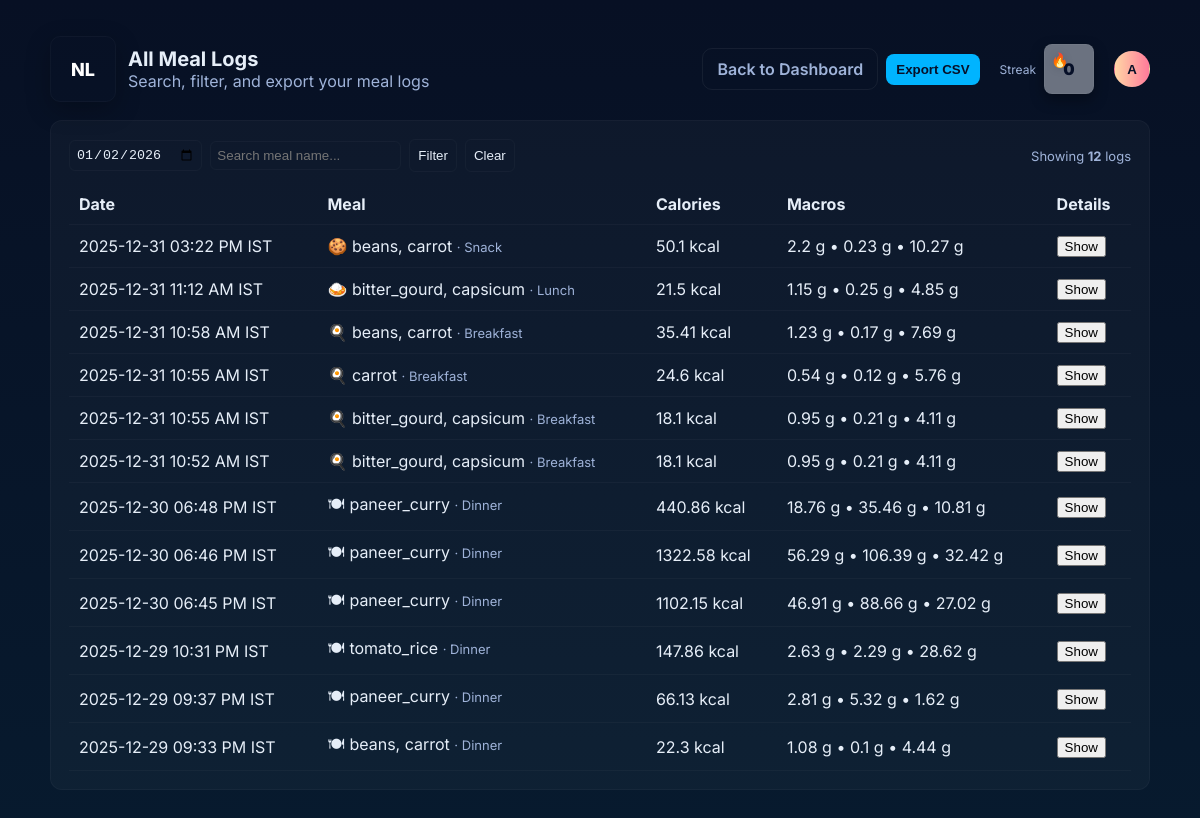
Page /analytics/logs/ (signed in) on the earlier database version.
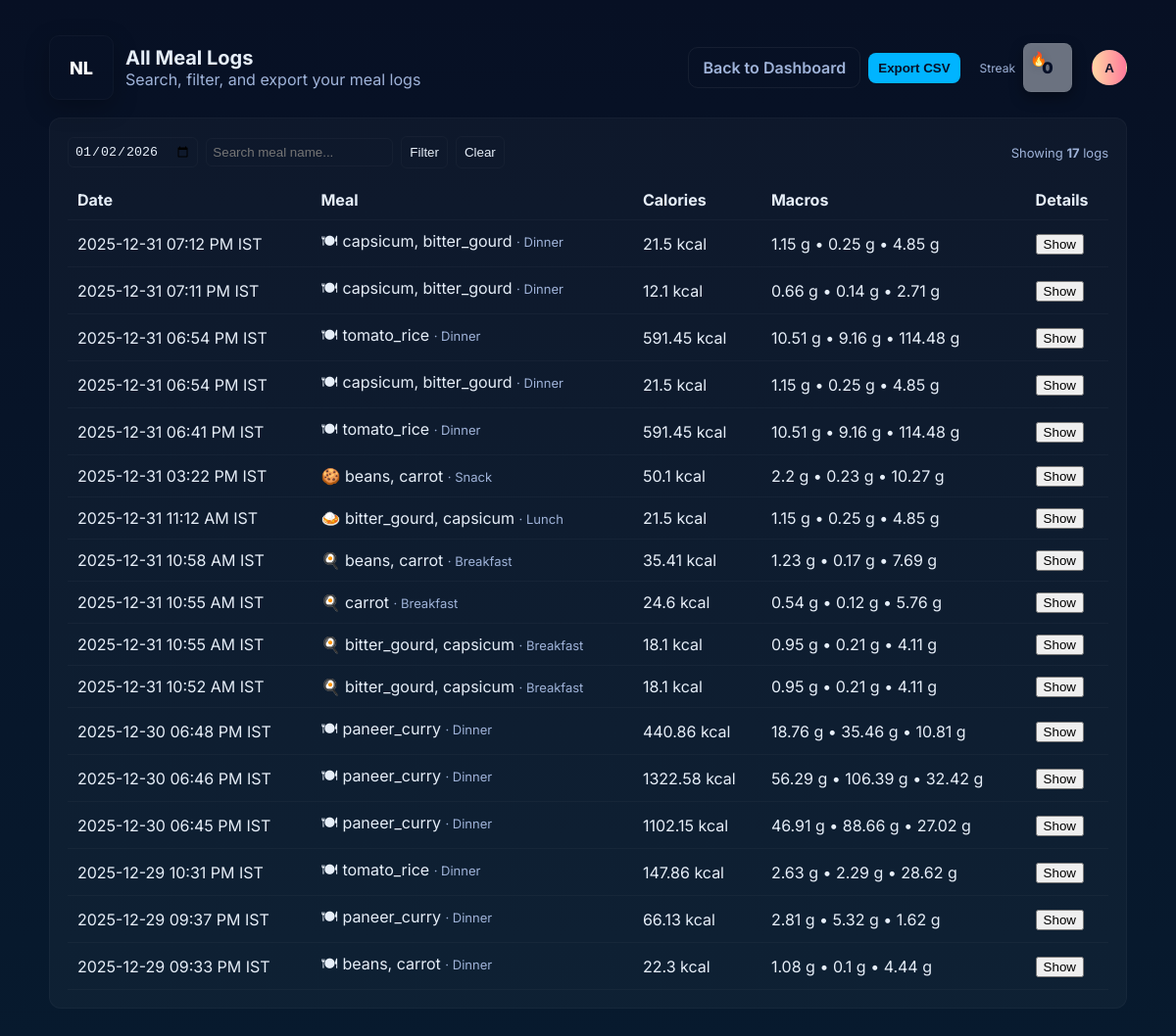
Same page on the later database version.
### app/models.py (models this page shows, shortened)
class MealLog(models.Model):
    user = models.ForeignKey(User, on_delete=models.CASCADE)
    meal_name = models.CharField(max_length=100)
    meal_type = models.CharField(max_length=20, default='Other')
    calories = models.FloatField()
    protein_g = models.FloatField()
    fat_g = models.FloatField()
    carbs_g = models.FloatField()
    fiber_g = models.FloatField()
    items_json = models.TextField(null=True, blank=True)
    created_at = models.DateTimeField(auto_now_add=True)
    running_calories = models.FloatField(default=0)
    day_goal_achieved = models.BooleanField(default=False)

### app/views.py (the view, shortened to what this page needs)
# urls.py: path('analytics/logs/', analytics_logs, name='analytics_logs'),
@login_required
def analytics_logs(request):
    tz = ZoneInfo('Asia/Kolkata')
    qdate = request.GET.get('date')
    logs_qs = list(MealLog.objects.filter(user=request.user).order_by('-created_at'))
    IST = ZoneInfo('Asia/Kolkata')
    UTC = ZoneInfo('UTC')
    for _l in logs_qs:
        try:
            dt = _l.created_at
            if timezone.is_naive(dt):
                dt = timezone.make_aware(dt, UTC)
            _l.local_created = dt.astimezone(IST)
        except Exception:
            _l.local_created = _l.created_at
        try:
            hh = _l.local_created.hour
            if 4 <= hh < 11:
                _l.computed_type = 'Breakfast'
            elif 11 <= hh < 15:
                _l.computed_type = 'Lunch'
            elif 15 <= hh < 18:
                _l.computed_type = 'Snack'
            elif 18 <= hh < 23:
                _l.computed_type = 'Dinner'
            else:
                _l.computed_type = 'Other'
        except Exception:
            _l.computed_type = getattr(_l, 'meal_type', 'Other') or 'Other'
        _l.computed_icon = {'Breakfast':'🍳','Lunch':'🍛','Dinner':'🍽','Snack':'🍪','Other':'🍽'}.get(_l.computed_type, '🍽')
    return render(request, 'analytics_logs.html', {'logs': logs_qs, 'now': timezone.localtime(now(), tz)})

### app/context_processors.py (called while the page is built)
def streak(request):
    if not request.user or not request.user.is_authenticated:
        return {}
    days = 365
    series = date_range_series(request.user, days=days)
    active_dates = {s['date'].isoformat() for s in series if s['calories'] > 0}
    today = timezone.localtime(timezone.now(), TZ).date()
    streak_count = 0
    for i in range(days):
        d = (today - timezone.timedelta(days=i)).isoformat()
        if d in active_dates:
            streak_count += 1
        else:
            break
    if streak_count >= 30:
        color = '#ff7a00'  # blazing orange
    elif streak_count >= 7:
        color = '#ffb347'  # warm orange
    elif streak_count > 0:
        color = '#ffd1a4'  # light orange
    else:
        color = '#6b7280'  # gray (no streak)
    return {'streak': {'count': streak_count, 'color': color}, 'streak_date': today.isoformat()}

### templates/analytics_logs.html (shortened to what this page needs)
<!DOCTYPE html>
<html lang="en">
<head>
    {% load tz %}
    {% include 'partials/simple_animations_head.html' %}
</head>
<body>
<div class="container">
    <div class="header">
        <div style="display:flex;align-items:center;gap:12px">
            <div class="logo hover-lift" tabindex="0"><div class="logo-fallback" style="display:none;align-items:center;justify-content:center;width:100%;height:100%;font-weight:800;color:#fff">NL</div></div>
            <div>
                <div class="title">All Meal Logs</div>
                <div class="muted">Search, filter, and export your meal logs</div>
            </div>
        </div>
        <div class="controls">
            <a href="/" class="muted-btn" style="text-decoration: none;">Back to Dashboard</a>
            <button id="exportCsv" style="padding:8px 10px;border-radius:8px;border:none;background:#00b4ff;color:#071028;font-weight:700;cursor:pointer">Export CSV</button>
            {% if user.is_authenticated %}
            <div style="margin-left:12px;display:flex;align-items:center;gap:8px">
                <div style="font-size:12px;color:#9fb3d9">Streak</div>
                <a href="/analytics/logs/" style="text-decoration:none">
                    <div class="streak-badge hover-lift" tabindex="0" data-count="{{ streak.count }}" data-color="{{ streak.color }}" role="img" aria-label="{{ streak.count }} day streak">
                        <span class="streak-fire">🔥</span>
                        <span class="streak-num">{{ streak.count }}</span>
                    </div>
                </a>
            </div>
            <div style="margin-left:12px" class="profile-menu">
                <button id="profileBtn" class="profile-avatar hover-lift" tabindex="0" aria-haspopup="true" aria-expanded="false" title="{{ user.username }}">
                    <span class="initial">{{ user.username|slice:":1"|upper }}</span>
                </button>
            </div>
            {% endif %}
        </div>
    </div>
    <div style="margin-top:18px" class="card">
        <div style="display:flex;justify-content:space-between;align-items:center">
            <div style="display:flex;gap:8px;align-items:center;">
                <input id="filterDate" type="date" style="background:transparent;border:1px solid rgba(255,255,255,0.03);color:#e6eef8;padding:6px;border-radius:6px" value="{{ now|date:'Y-m-d' }}">
                <input id="q" placeholder="Search meal name..." style="background:transparent;border:1px solid rgba(255,255,255,0.03);color:#e6eef8;padding:6px;border-radius:6px">
                <button onclick="applyFilters()" style="padding:8px;border-radius:6px;border:1px solid rgba(255,255,255,0.03);background:transparent;color:#e6eef8;">Filter</button>
                <button onclick="clearFilters()" style="padding:8px;border-radius:6px;border:1px solid rgba(255,255,255,0.03);background:transparent;color:#e6eef8;">Clear</button>
            </div>
            <div class="muted-small">Showing <strong id="count">{{ logs|length }}</strong> logs</div>
        </div>
        <table id="logsTable">
            <thead>
                <tr><th>Date</th><th>Meal</th><th>Calories</th><th>Macros</th><th>Details</th></tr>
            </thead>
            <tbody>
                {% for log in logs %}
                <tr data-log-date="{{ log.local_created|date:'Y-m-d' }}" data-meal-name="{{ log.meal_name|lower }}">
                    <td>{{ log.created_at|timezone:'Asia/Kolkata'|date:'Y-m-d h:i A T' }}</td>
                    <td>{{ log.computed_icon }} {{ log.meal_name }} <span class="muted-small">· {{ log.computed_type }}</span></td>
                    <td>{{ log.calories }} kcal</td>
                    <td>{{ log.protein_g }} g • {{ log.fat_g }} g • {{ log.carbs_g }} g</td>
                    <td><button class="showItems">Show</button></td>
                </tr>
                {% empty %}
                <tr><td colspan="5" class="muted">No logs found.</td></tr>
                {% endfor %}
            </tbody>
        </table>
    </div>
</div>
</body>
</html>

Differences in the rows shown:
added MealLog: created_at "2025-12-31 07:12 PM IST", computed_icon "🍽", meal_name "capsicum, bitter_gourd", computed_type "Dinner", calories "21.5", protein_g "1.15", fat_g "0.25", carbs_g "4.85"
added MealLog: created_at "2025-12-31 07:11 PM IST", computed_icon "🍽", meal_name "capsicum, bitter_gourd", computed_type "Dinner", calories "12.1", protein_g "0.66", fat_g "0.14", carbs_g "2.71"
added MealLog: created_at "2025-12-31 06:54 PM IST", computed_icon "🍽", meal_name "tomato_rice", computed_type "Dinner", calories "591.45", protein_g "10.51", fat_g "9.16", carbs_g "114.48"
added MealLog: created_at "2025-12-31 06:54 PM IST", computed_icon "🍽", meal_name "capsicum, bitter_gourd", computed_type "Dinner", calories "21.5", protein_g "1.15", fat_g "0.25", carbs_g "4.85"
added MealLog: created_at "2025-12-31 06:41 PM IST", computed_icon "🍽", meal_name "tomato_rice", computed_type "Dinner", calories "591.45", protein_g "10.51", fat_g "9.16", carbs_g "114.48"
Other differences:
{{ logs|length }}: "12" → "17"
